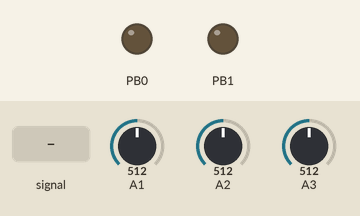
Bench run of a sketch on a simulated ATtiny85, built with avr-gcc and run on an emulated ATtiny85. On the bench: output pins drawn as LEDs (lit = HIGH). The inputs (shaded band) are chosen by the test bench; at power-on: A2 = 512, A1 = 512, A3 = 512.

Above: at 1.2 s.
1.3 s: A2 fed a 200 Hz sine of ±81 counts around its level
At 2.3 s:
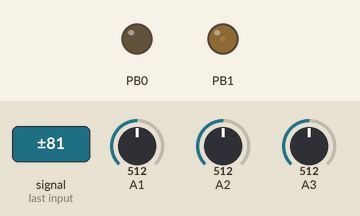
2.8 s: A2 fed a 1000 Hz sine of ±255 counts around its level
At 4.0 s:
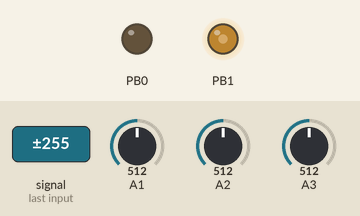
4.3 s: A3 fed a 200 Hz sine of ±81 counts around its level
7.3 s: A2 fed a 200 Hz sine of ±460 counts around its level
10.3 s: A2 set to 716
11.8 s: A1 set to 21
At 12.6 s:
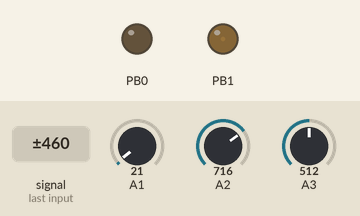
Timing chart, 0 to 15.8 s (numbered marks = the images above; inputs shaded):
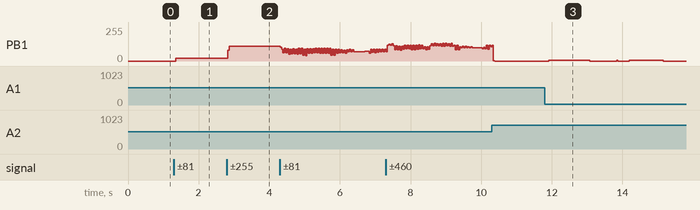

The sketch:

mod-vcf.ino
```cpp
#include "/tmp/jerboa/jerboa.h"

byte H[256];  // circular buffer for History.
byte p;  // points current position in H

void Setup() {}

void Loop() {
  int level = int(InB() >> 3) - int(InK()>>3);
  if (level < 0) level = 0;
  if (level > 31) level = 31;
  byte n = level + 1;  // n==0 just outputs zero.

  ++p;
  byte audio = InA();
  H[p] = audio;

  byte p1 = p-n;
  byte p2 = p1-n;
  byte p3 = p2-n;
  byte p4 = p3-n;
  byte p5 = p4-n;
  byte p6 = p5-n;
  byte p7 = p6-n;

  // Do the convlution with four +1 terms and four -1 terms, separated by zeros.
  // Improvements: multiply by 2 instead of 1.
  // Cast first term to (unsigned) to defeat byte arithmetic in cmoc-like compilers.
  int out = (int)((unsigned)audio + 2*H[p1] + 2*H[p2] + H[p3]);
  out -= (int)((unsigned)H[p4] + 2*H[p5] + 2*H[p6] + H[p7]);

  // Clamp filtered output between 0 and 255.
  if (out < 0)   out = 0;
  if (out > 255) out = 255;
  OutF(out);
}
```

Measured:
- after the input at 1.3 s, PB1: 0/255 → 19/255 after 0.05 s
- after the input at 2.8 s, PB1: 19/255 → 110/255 at once
- after the input at 11.8 s, PB1: 0/255 → 7/255 after 0.11 s, → 0/255 1.2 s later, → 6/255 1.1 s later, → 0/255 0.96 s later
